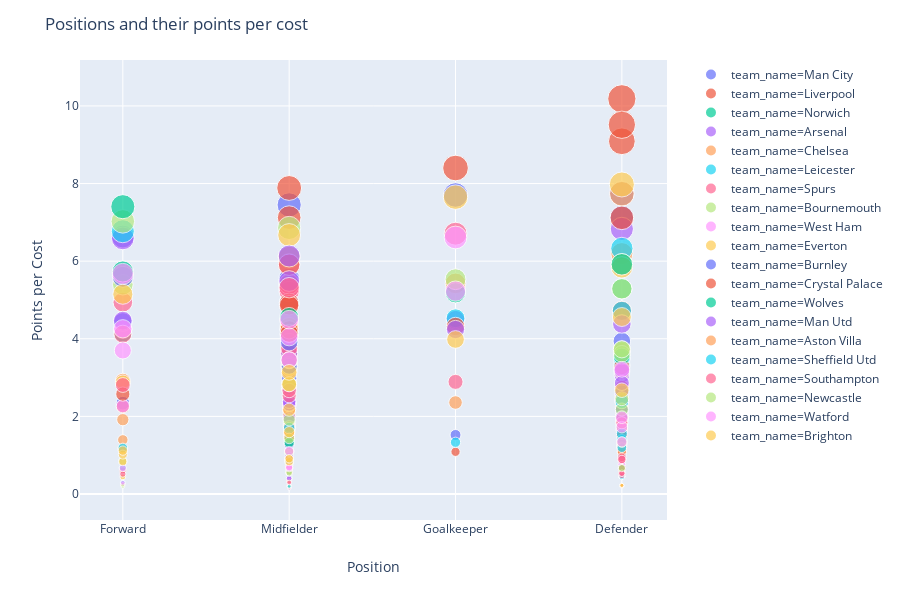

Notebook code cell kept with this figure:
### Code cell
# which type of players are better based on effective points per cost
fig = px.scatter(players, y='pc', x='position', color='team_name', hover_data=['full_name'], size = 'pc', labels={'points':'Points', 'position':'Position', 'pc':'Points per Cost'})
fig.update_layout(title='Positions and their points per cost')
fig.show()

### Figure 1 — Plotly figure (JSON) as saved in the notebook; plotly's stock layout.template omitted (floating-point values rounded to 4 significant figures)
{"data": [{"customdata": [["sergio agüero"], ["raheem sterling"], ["kevin de bruyne"], ["david silva"], ["ederson santana de moraes"], ["kyle walker"], ["riyad mahrez"], ["aymeric laporte"], ["bernardo mota veiga de carvalho e silva"], ["oleksandr zinchenko"], ["john stones"], ["gabriel fernando de jesus"], ["nicolás otamendi"], ["ilkay gündogan"], ["rodrigo hernandez"], ["fernando luiz rosa"], ["phil foden"], ["joão pedro cavaco cancelo"]], "hoverlabel": {"namelength": 0}, "hovertemplate": "team_name=Man City<br>Position=%{x}<br>Points per Cost=%{marker.size}<br>full_name=%{customdata[0]}", "legendgroup": "team_name=Man City", "marker": {"color": "#636efa", "size": [6.634, 7.45, 2.984, 6.132, 7.705, 7.131, 4.091, 7.744, 5.552, 2.014, 3.941, 2.341, 3.307, 4.93, 0.3636, 2.28, 0.876, 0], "sizemode": "area", "sizeref": 0.02546, "symbol": "circle"}, "mode": "markers", "name": "team_name=Man City", "showlegend": true, "type": "scatter", "x": ["Forward", "Midfielder", "Midfielder", "Midfielder", "Goalkeeper", "Defender", "Midfielder", "Defender", "Midfielder", "Defender", "Defender", "Forward", "Defender", "Midfielder", "Midfielder", "Midfielder", "Midfielder", "Defender"], "xaxis": "x", "y": [6.634, 7.45, 2.984, 6.132, 7.705, 7.131, 4.091, 7.744, 5.552, 2.014, 3.941, 2.341, 3.307, 4.93, 0.3636, 2.28, 0.876, 0], "yaxis": "y"}, {"customdata": [["mohamed salah"], ["sadio mané"], ["roberto firmino"], ["trent alexander-arnold"], ["virgil van dijk"], ["andrew robertson"], ["joel matip"], ["alisson ramses becker"], ["divock origi"], ["james milner"], ["adrián san miguel del castillo"], ["georginio wijnaldum"], ["fabio henrique tavares"], ["xherdan shaqiri"], ["jordan henderson"], ["joseph gomez"], ["adam lallana"], ["alex oxlade-chamberlain"]], "hoverlabel": {"namelength": 0}, "hovertemplate": "team_name=Liverpool<br>Position=%{x}<br>Points per Cost=%{marker.size}<br>full_name=%{customdata[0]}", "legendgroup": "team_name=Liverpool", "marker": {"color": "#EF553B", "size": [7.886, 7.122, 5.626, 9.089, 10.18, 9.514, 4.726, 8.4, 2.255, 4.877, 1.087, 3.627, 1.784, 4.114, 2.04, 2.44, 0.3935, 0], "sizemode": "area", "sizeref": 0.02546, "symbol": "circle"}, "mode": "markers", "name": "team_name=Liverpool", "showlegend": true, "type": "scatter", "x": ["Midfielder", "Midfielder", "Forward", "Defender", "Defender", "Defender", "Defender", "Goalkeeper", "Forward", "Midfielder", "Goalkeeper", "Midfielder", "Midfielder", "Midfielder", "Midfielder", "Defender", "Midfielder", "Midfielder"], "xaxis": "x", "y": [7.886, 7.122, 5.626, 9.089, 10.18, 9.514, 4.726, 8.4, 2.255, 4.877, 1.087, 3.627, 1.784, 4.114, 2.04, 2.44, 0.3935, 0], "yaxis": "y"}, {"customdata": [["teemu pukki"], ["todd cantwell"], ["emiliano buendía"], ["tom trybull"], ["jamal lewis"], ["marco stiepermann"], ["tim krul"], ["moritz leitner"], ["christoph zimmermann"], ["dennis srbeny"], ["mario vrancic"], ["onel hernández"], ["kenny mclean"], ["alexander tettey"], ["josip drmic"], ["sam byram"], ["ibrahim amadou"], ["ben godfrey"], ["grant hanley"], ["maximillian aarons"]], "hoverlabel": {"namelength": 0}, "hovertemplate": "team_name=Norwich<br>Position=%{x}<br>Points per Cost=%{marker.size}<br>full_name=%{customdata[0]}", "legendgroup": "team_name=Norwich", "marker": {"color": "#00cc96", "size": [4.143, 2.708, 0.8333, 0.2222, 0, 0, 0, 0, 0, 0, 0, 0, 0, 0, 0, 0, 0, 0, 0, 0], "sizemode": "area", "sizeref": 0.02546, "symbol": "circle"}, "mode": "markers", "name": "team_name=Norwich", "showlegend": true, "type": "scatter", "x": ["Forward", "Midfielder", "Midfielder", "Midfielder", "Defender", "Midfielder", "Goalkeeper", "Midfielder", "Defender", "Forward", "Midfielder", "Midfielder", "Midfielder", "Midfielder", "Forward", "Defender", "Midfielder", "Defender", "Defender", "Defender"], "xaxis": "x", "y": [4.143, 2.708, 0.8333, 0.2222, 0, 0, 0, 0, 0, 0, 0, 0, 0, 0, 0, 0, 0, 0, 0, 0], "yaxis": "y"}, {"customdata": [["pierre-emerick aubameyang"], ["alexandre lacazette"], ["daniel ceballos fernández"], ["bernd leno"], ["ainsley maitland-niles"], ["nacho monreal"], ["david luiz moreira marinho"], ["lucas torreira"], ["nicolas pépé"], ["sokratis papastathopoulos"], ["henrikh mkhitaryan"], ["calum chambers"], ["matteo guendouzi"], ["granit xhaka"], ["sead kolasinac"], ["joseph willock"], ["reiss nelson"], ["gabriel teodoro martinelli silva"]], "hoverlabel": {"namelength": 0}, "hovertemplate": "team_name=Arsenal<br>Position=%{x}<br>Points per Cost=%{marker.size}<br>full_name=%{customdata[0]}", "legendgroup": "team_name=Arsenal", "marker": {"color": "#ab63fa", "size": [6.586, 5.71, 1.579, 4.489, 1.647, 3.528, 6.832, 2.708, 0.3191, 1.634, 3.623, 0.5657, 0.1404, 2.752, 3.063, 0.2, 0, 0], "sizemode": "area", "sizeref": 0.02546, "symbol": "circle"}, "mode": "markers", "name": "team_name=Arsenal", "showlegend": true, "type": "scatter", "x": ["Forward", "Forward", "Midfielder", "Goalkeeper", "Defender", "Defender", "Defender", "Midfielder", "Midfielder", "Defender", "Midfielder", "Defender", "Midfielder", "Midfielder", "Defender", "Midfielder", "Midfielder", "Forward"], "xaxis": "x", "y": [6.586, 5.71, 1.579, 4.489, 1.647, 3.528, 6.832, 2.708, 0.3191, 1.634, 3.623, 0.5657, 0.1404, 2.752, 3.063, 0.2, 0, 0], "yaxis": "y"}, {"customdata": [["tammy abraham"], ["mason mount"], ["marcos alonso"], ["christian pulisic"], ["césar azpilicueta"], ["pedro rodríguez ledesma"], ["kepa arrizabalaga"], ["jorge luiz frello filho"], ["mateo kovacic"], ["willian borges da silva"], ["ross barkley"], ["n'golo kanté"], ["michy batshuayi"], ["olivier giroud"], ["kurt zouma"], ["andreas christensen"], ["fikayo tomori"], ["billy gilmour"], ["emerson palmieri dos santos"]], "hoverlabel": {"namelength": 0}, "hovertemplate": "team_name=Chelsea<br>Position=%{x}<br>Points per Cost=%{marker.size}<br>full_name=%{customdata[0]}", "legendgroup": "team_name=Chelsea", "marker": {"color": "#FFA15A", "size": [2.917, 2.188, 7.734, 0.8, 6.195, 4.227, 5.427, 2.205, 1.434, 3.331, 3.181, 4.253, 1.915, 1.395, 3.69, 0.2, 0, 0, 0], "sizemode": "area", "sizeref": 0.02546, "symbol": "circle"}, "mode": "markers", "name": "team_name=Chelsea", "showlegend": true, "type": "scatter", "x": ["Forward", "Midfielder", "Defender", "Midfielder", "Defender", "Midfielder", "Goalkeeper", "Midfielder", "Midfielder", "Midfielder", "Midfielder", "Midfielder", "Forward", "Forward", "Defender", "Defender", "Defender", "Midfielder", "Defender"], "xaxis": "x", "y": [2.917, 2.188, 7.734, 0.8, 6.195, 4.227, 5.427, 2.205, 1.434, 3.331, 3.181, 4.253, 1.915, 1.395, 3.69, 0.2, 0, 0, 0], "yaxis": "y"}, {"customdata": [["jamie vardy"], ["ricardo domingos barbosa pereira"], ["james maddison"], ["youri tielemans"], ["benjamin chilwell"], ["ayoze pérez"], ["kasper schmeichel"], ["jonny evans"], ["wilfred ndidi"], ["çaglar söyüncü"], ["harvey barnes"], ["wes morgan"], ["hamza choudhury"], ["demarai gray"], ["marc albrighton"], ["nampalys mendy"], ["christian fuchs"], ["dennis praet"]], "hoverlabel": {"namelength": 0}, "hovertemplate": "team_name=Leicester<br>Position=%{x}<br>Points per Cost=%{marker.size}<br>full_name=%{customdata[0]}", "legendgroup": "team_name=Leicester", "marker": {"color": "#19d3f3", "size": [6.771, 6.327, 4.93, 3.272, 4.717, 5.383, 4.529, 3.343, 2.357, 1.022, 1.632, 3.478, 0.453, 2.749, 1.731, 0.5382, 0, 0], "sizemode": "area", "sizeref": 0.02546, "symbol": "circle"}, "mode": "markers", "name": "team_name=Leicester", "showlegend": true, "type": "scatter", "x": ["Forward", "Defender", "Midfielder", "Midfielder", "Defender", "Midfielder", "Goalkeeper", "Defender", "Midfielder", "Defender", "Midfielder", "Defender", "Midfielder", "Midfielder", "Midfielder", "Midfielder", "Defender", "Midfielder"], "xaxis": "x", "y": [6.771, 6.327, 4.93, 3.272, 4.717, 5.383, 4.529, 3.343, 2.357, 1.022, 1.632, 3.478, 0.453, 2.749, 1.731, 0.5382, 0, 0], "yaxis": "y"}, {"customdata": [["harry kane"], ["christian eriksen"], ["lucas rodrigues moura da silva"], ["heung-min son"], ["tanguy ndombele"], ["erik lamela"], ["hugo lloris"], ["moussa sissoko"], ["bamidele alli"], ["toby alderweireld"], ["jan vertonghen"], ["ben davies"], ["danny rose"], ["davinson sánchez"], ["kyle walker-peters"], ["harry winks"], ["oliver skipp"], ["georges-kévin nkoudou"], ["giovani lo celso"]], "hoverlabel": {"namelength": 0}, "hovertemplate": "team_name=Spurs<br>Position=%{x}<br>Points per Cost=%{marker.size}<br>full_name=%{customdata[0]}", "legendgroup": "team_name=Spurs", "marker": {"color": "#FF6692", "size": [4.943, 5.271, 5.22, 5.408, 1.667, 3.761, 6.708, 2.182, 2.804, 3.145, 2.067, 1.668, 2.739, 2.242, 1.088, 0.5818, 0.1778, 0.15, 0], "sizemode": "area", "sizeref": 0.02546, "symbol": "circle"}, "mode": "markers", "name": "team_name=Spurs", "showlegend": true, "type": "scatter", "x": ["Forward", "Midfielder", "Midfielder", "Midfielder", "Midfielder", "Midfielder", "Goalkeeper", "Midfielder", "Midfielder", "Defender", "Defender", "Defender", "Defender", "Defender", "Defender", "Midfielder", "Midfielder", "Midfielder", "Midfielder"], "xaxis": "x", "y": [4.943, 5.271, 5.22, 5.408, 1.667, 3.761, 6.708, 2.182, 2.804, 3.145, 2.067, 1.668, 2.739, 2.242, 1.088, 0.5818, 0.1778, 0.15, 0], "yaxis": "y"}, {"customdata": [["callum wilson"], ["harry wilson"], ["ryan fraser"], ["joshua king"], ["chris mepham"], ["nathan aké"], ["steve cook"], ["charlie daniels"], ["jefferson lerma"], ["adam smith"], ["philip billing"], ["jordon ibe"], ["andrew surman"], ["dominic solanke"], ["aaron ramsdale"], ["diego rico"]], "hoverlabel": {"namelength": 0}, "hovertemplate": "team_name=Bournemouth<br>Position=%{x}<br>Points per Cost=%{marker.size}<br>full_name=%{customdata[0]}", "legendgroup": "team_name=Bournemouth", "marker": {"color": "#B6E880", "size": [7.025, 1.833, 6.856, 5.393, 1.243, 3.727, 1.814, 0.6087, 1.303, 1.728, 0.8194, 0.7386, 0.1837, 0.1984, 0, 0], "sizemode": "area", "sizeref": 0.02546, "symbol": "circle"}, "mode": "markers", "name": "team_name=Bournemouth", "showlegend": true, "type": "scatter", "x": ["Forward", "Midfielder", "Midfielder", "Forward", "Defender", "Defender", "Defender", "Defender", "Midfielder", "Defender", "Midfielder", "Midfielder", "Midfielder", "Forward", "Goalkeeper", "Defender"], "xaxis": "x", "y": [7.025, 1.833, 6.856, 5.393, 1.243, 3.727, 1.814, 0.6087, 1.303, 1.728, 0.8194, 0.7386, 0.1837, 0.1984, 0, 0], "yaxis": "y"}, {"customdata": [["sébastien haller"], ["felipe anderson pereira gomes"], ["lukasz fabianski"], ["mark noble"], ["manuel lanzini"], ["javier hernández balcázar"], ["michail antonio"], ["arthur masuaku"], ["andriy yarmolenko"], ["issa diop"], ["angelo ogbonna"], ["ryan fredericks"], ["declan rice"], ["robert snodgrass"], ["jack wilshere"], ["carlos sánchez"], ["pablo fornals"]], "hoverlabel": {"namelength": 0}, "hovertemplate": "team_name=West Ham<br>Position=%{x}<br>Points per Cost=%{marker.size}<br>full_name=%{customdata[0]}", "legendgroup": "team_name=West Ham", "marker": {"color": "#FF97FF", "size": [2.267, 5.92, 6.61, 4.888, 1.758, 4.241, 4.487, 1.902, 1.525, 2.574, 0.7654, 1.187, 2.282, 2.361, 0.4082, 0, 0], "sizemode": "area", "sizeref": 0.02546, "symbol": "circle"}, "mode": "markers", "name": "team_name=West Ham", "showlegend": true, "type": "scatter", "x": ["Forward", "Midfielder", "Goalkeeper", "Midfielder", "Midfielder", "Forward", "Midfielder", "Defender", "Midfielder", "Defender", "Defender", "Defender", "Midfielder", "Midfielder", "Midfielder", "Midfielder", "Midfielder"], "xaxis": "x", "y": [2.267, 5.92, 6.61, 4.888, 1.758, 4.241, 4.487, 1.902, 1.525, 2.574, 0.7654, 1.187, 2.282, 2.361, 0.4082, 0, 0], "yaxis": "y"}, {"customdata": [["lucas digne"], ["richarlison de andrade"], ["gylfi sigurdsson"], ["jordan pickford"], ["michael keane"], ["seamus coleman"], ["bernard anício caldeira duarte"], ["yerry mina"], ["alex iwobi"], ["moise kean"], ["theo walcott"], ["dominic calvert-lewin"], ["jean-philippe gbamin"], ["andré filipe tavares gomes"], ["morgan schneiderlin"], ["tom davies"], ["mason holgate"]], "hoverlabel": {"namelength": 0}, "hovertemplate": "team_name=Everton<br>Position=%{x}<br>Points per Cost=%{marker.size}<br>full_name=%{customdata[0]}", "legendgroup": "team_name=Everton", "marker": {"color": "#FECB52", "size": [7.976, 6.102, 6.673, 7.649, 5.914, 5.84, 2.83, 1.991, 4.313, 0.4412, 3.238, 2.873, 0.2041, 1.105, 0.3333, 0, 0], "sizemode": "area", "sizeref": 0.02546, "symbol": "circle"}, "mode": "markers", "name": "team_name=Everton", "showlegend": true, "type": "scatter", "x": ["Defender", "Midfielder", "Midfielder", "Goalkeeper", "Defender", "Defender", "Midfielder", "Defender", "Midfielder", "Forward", "Midfielder", "Forward", "Midfielder", "Midfielder", "Midfielder", "Midfielder", "Defender"], "xaxis": "x", "y": [7.976, 6.102, 6.673, 7.649, 5.914, 5.84, 2.83, 1.991, 4.313, 0.4412, 3.238, 2.873, 0.2041, 1.105, 0.3333, 0, 0], "yaxis": "y"}, {"customdata": [["ashley barnes"], ["erik pieters"], ["johann berg gudmundsson"], ["dwight mcneil"], ["nick pope"], ["ashley westwood"], ["chris wood"], ["james tarkowski"], ["jack cork"], ["ben mee"], ["jeff hendrick"], ["matthew lowton"], ["aaron lennon"], ["jay rodriguez"]], "hoverlabel": {"namelength": 0}, "hovertemplate": "team_name=Burnley<br>Position=%{x}<br>Points per Cost=%{marker.size}<br>full_name=%{customdata[0]}", "legendgroup": "team_name=Burnley", "marker": {"color": "#636efa", "size": [5.597, 2.174, 4.128, 3.293, 1.522, 3.913, 4.433, 2.623, 1.28, 0.6721, 1.706, 0, 0.8571, 0], "sizemode": "area", "sizeref": 0.02546, "symbol": "circle"}, "mode": "markers", "name": "team_name=Burnley", "showlegend": true, "type": "scatter", "x": ["Forward", "Defender", "Midfielder", "Midfielder", "Goalkeeper", "Midfielder", "Forward", "Defender", "Midfielder", "Defender", "Midfielder", "Defender", "Midfielder", "Forward"], "xaxis": "x", "y": [5.597, 2.174, 4.128, 3.293, 1.522, 3.913, 4.433, 2.623, 1.28, 0.6721, 1.706, 0, 0.8571, 0], "yaxis": "y"}, {"customdata": [["patrick van aanholt"], ["jordan ayew"], ["vicente guaita"], ["jeffrey schlupp"], ["joel ward"], ["luka milivojevic"], ["andros townsend"], ["martin kelly"], ["wilfried zaha"], ["james mcarthur"], ["scott dann"], ["gary cahill"], ["cheikhou kouyaté"], ["mamadou sakho"], ["max meyer"], ["christian benteke"], ["connor wickham"], ["james mccarthy"]], "hoverlabel": {"namelength": 0}, "hovertemplate": "team_name=Crystal Palace<br>Position=%{x}<br>Points per Cost=%{marker.size}<br>full_name=%{customdata[0]}", "legendgroup": "team_name=Crystal Palace", "marker": {"color": "#EF553B", "size": [7.116, 2.575, 4.317, 4.231, 1.515, 5.907, 4.923, 1.298, 4.863, 4.14, 1.074, 0.6667, 1.543, 3.279, 1.473, 0.6102, 0.25, 0], "sizemode": "area", "sizeref": 0.02546, "symbol": "circle"}, "mode": "markers", "name": "team_name=Crystal Palace", "showlegend": true, "type": "scatter", "x": ["Defender", "Forward", "Goalkeeper", "Midfielder", "Defender", "Midfielder", "Midfielder", "Defender", "Midfielder", "Midfielder", "Defender", "Defender", "Midfielder", "Defender", "Midfielder", "Forward", "Forward", "Midfielder"], "xaxis": "x", "y": [7.116, 2.575, 4.317, 4.231, 1.515, 5.907, 4.923, 1.298, 4.863, 4.14, 1.074, 0.6667, 1.543, 3.279, 1.473, 0.6102, 0.25, 0], "yaxis": "y"}, {"customdata": [["raúl jiménez"], ["rui pedro dos santos patrício"], ["willy boly"], ["matt doherty"], ["joão filipe iria santos moutinho"], ["rúben diogo da silva neves"], ["diogo jota"], ["jonathan castro otto"], ["romain saïss"], ["conor coady"], ["ryan bennett"], ["leander dendoncker"], ["morgan gibbs-white"], ["adama traoré"], ["patrick cutrone"], ["pedro lomba neto"]], "hoverlabel": {"namelength": 0}, "hovertemplate": "team_name=Wolves<br>Position=%{x}<br>Points per Cost=%{marker.size}<br>full_name=%{customdata[0]}", "legendgroup": "team_name=Wolves", "marker": {"color": "#00cc96", "size": [7.403, 5.184, 5.29, 5.919, 4.563, 3.438, 5.734, 3.545, 2.37, 1.957, 1.989, 1.324, 0.5896, 0.9062, 0, 0], "sizemode": "area", "sizeref": 0.02546, "symbol": "circle"}, "mode": "markers", "name": "team_name=Wolves", "showlegend": true, "type": "scatter", "x": ["Forward", "Goalkeeper", "Defender", "Defender", "Midfielder", "Midfielder", "Forward", "Defender", "Defender", "Defender", "Defender", "Midfielder", "Midfielder", "Midfielder", "Forward", "Midfielder"], "xaxis": "x", "y": [7.403, 5.184, 5.29, 5.919, 4.563, 3.438, 5.734, 3.545, 2.37, 1.957, 1.989, 1.324, 0.5896, 0.9062, 0, 0], "yaxis": "y"}, {"customdata": [["daniel james"], ["anthony martial"], ["marcus rashford"], ["paul pogba"], ["david de gea"], ["aaron wan-bissaka"], ["scott mctominay"], ["luke shaw"], ["harry maguire"], ["victor lindelöf"], ["andreas pereira"], ["jesse lingard"], ["juan mata"], ["ashley young"], ["nemanja matic"], ["mason greenwood"]], "hoverlabel": {"namelength": 0}, "hovertemplate": "team_name=Man Utd<br>Position=%{x}<br>Points per Cost=%{marker.size}<br>full_name=%{customdata[0]}", "legendgroup": "team_name=Man Utd", "marker": {"color": "#ab63fa", "size": [2.295, 5.487, 4.467, 6.131, 4.239, 4.38, 1.96, 3.174, 2.86, 2.413, 0.9667, 2.314, 2.38, 1.291, 0.4023, 0], "sizemode": "area", "sizeref": 0.02546, "symbol": "circle"}, "mode": "markers", "name": "team_name=Man Utd", "showlegend": true, "type": "scatter", "x": ["Midfielder", "Midfielder", "Forward", "Midfielder", "Goalkeeper", "Defender", "Midfielder", "Defender", "Defender", "Defender", "Midfielder", "Midfielder", "Midfielder", "Defender", "Midfielder", "Forward"], "xaxis": "x", "y": [2.295, 5.487, 4.467, 6.131, 4.239, 4.38, 1.96, 3.174, 2.86, 2.413, 0.9667, 2.314, 2.38, 1.291, 0.4023, 0], "yaxis": "y"}, {"customdata": [["john mcginn"], ["douglas luiz soares de paulo"], ["wesley moraes"], ["tyrone mings"], ["bjorn engels"], ["anwar el ghazi"], ["jack grealish"], ["tom heaton"], ["josé ignacio peleteiro romallo"], ["frédéric guilbert"], ["ahmed el mohamady"], ["neil taylor"], ["jonathan kodjia"], ["conor hourihane"], ["keinan davis"], ["henri lansbury"], ["mahmoud ahmed ibrahim hassan"]], "hoverlabel": {"namelength": 0}, "hovertemplate": "team_name=Aston Villa<br>Position=%{x}<br>Points per Cost=%{marker.size}<br>full_name=%{customdata[0]}", "legendgroup": "team_name=Aston Villa", "marker": {"color": "#FFA15A", "size": [1.607, 1.739, 1.167, 1.222, 1.111, 0.9091, 0.6667, 2.357, 0.678, 0.4545, 0.2222, 0.2222, 0, 0, 0, 0, 0], "sizemode": "area", "sizeref": 0.02546, "symbol": "circle"}, "mode": "markers", "name": "team_name=Aston Villa", "showlegend": true, "type": "scatter", "x": ["Midfielder", "Midfielder", "Forward", "Defender", "Defender", "Midfielder", "Midfielder", "Goalkeeper", "Midfielder", "Defender", "Defender", "Defender", "Forward", "Midfielder", "Midfielder", "Midfielder", "Midfielder"], "xaxis": "x", "y": [1.607, 1.739, 1.167, 1.222, 1.111, 0.9091, 0.6667, 2.357, 0.678, 0.4545, 0.2222, 0.2222, 0, 0, 0, 0, 0], "yaxis": "y"}, {"customdata": [["john lundstram"], ["callum robinson"], ["enda stevens"], ["george baldock"], ["dean henderson"], ["billy sharp"], ["oliver mcburnie"], ["jack o'connell"], ["john egan"], ["chris basham"], ["oliver norwood"], ["phil jagielka"], ["lys mousset"], ["luke freeman"], ["david mcgoldrick"], ["ravel morrison"], ["ben osborn"], ["john fleck"]], "hoverlabel": {"namelength": 0}, "hovertemplate": "team_name=Sheffield Utd<br>Position=%{x}<br>Points per Cost=%{marker.size}<br>full_name=%{customdata[0]}", "legendgroup": "team_name=Sheffield Utd", "marker": {"color": "#19d3f3", "size": [2.381, 1.698, 1.4, 1.556, 1.333, 1.186, 0.678, 0.4444, 0.4444, 0.4444, 0.2, 1.193, 0.2934, 0, 0, 0, 0, 0], "sizemode": "area", "sizeref": 0.02546, "symbol": "circle"}, "mode": "markers", "name": "team_name=Sheffield Utd", "showlegend": true, "type": "scatter", "x": ["Defender", "Midfielder", "Defender", "Defender", "Goalkeeper", "Forward", "Forward", "Defender", "Defender", "Defender", "Midfielder", "Defender", "Forward", "Midfielder", "Forward", "Midfielder", "Midfielder", "Midfielder"], "xaxis": "x", "y": [2.381, 1.698, 1.4, 1.556, 1.333, 1.186, 0.678, 0.4444, 0.4444, 0.4444, 0.2, 1.193, 0.2934, 0, 0, 0, 0, 0], "yaxis": "y"}, {"customdata": [["nathan redmond"], ["jannik vestergaard"], ["danny ings"], ["angus gunn"], ["kevin danso"], ["james ward-prowse"], ["sofiane boufal"], ["moussa djenepo"], ["jan bednarek"], ["pierre-emile højbjerg"], ["cédric soares"], ["shane long"], ["stuart armstrong"], ["oriol romeu vidal"], ["jack stephens"], ["yan valery"], ["ryan bertrand"], ["maya yoshida"], ["michael obafemi"], ["che adams"]], "hoverlabel": {"namelength": 0}, "hovertemplate": "team_name=Southampton<br>Position=%{x}<br>Points per Cost=%{marker.size}<br>full_name=%{customdata[0]}", "legendgroup": "team_name=Southampton", "marker": {"color": "#FF6692", "size": [5.316, 1.948, 4.119, 2.889, 0.8889, 3.452, 0.5455, 0.5556, 0.4762, 2.531, 1.837, 2.809, 2.668, 0.2952, 0.5364, 0.9458, 0.5338, 0.8911, 0.5143, 0], "sizemode": "area", "sizeref": 0.02546, "symbol": "circle"}, "mode": "markers", "name": "team_name=Southampton", "showlegend": true, "type": "scatter", "x": ["Midfielder", "Defender", "Forward", "Goalkeeper", "Defender", "Midfielder", "Midfielder", "Midfielder", "Defender", "Midfielder", "Defender", "Forward", "Midfielder", "Midfielder", "Defender", "Defender", "Defender", "Defender", "Forward", "Forward"], "xaxis": "x", "y": [5.316, 1.948, 4.119, 2.889, 0.8889, 3.452, 0.5455, 0.5556, 0.4762, 2.531, 1.837, 2.809, 2.668, 0.2952, 0.5364, 0.9458, 0.5338, 0.8911, 0.5143, 0], "yaxis": "y"}, {"customdata": [["fabian schär"], ["martin dubravka"], ["joelinton cássio apolinário de lira"], ["matt ritchie"], ["jamaal lascelles"], ["isaac hayden"], ["jonjo shelvey"], ["emil krafth"], ["christian atsu"], ["paul dummett"], ["sean longstaff"], ["javier manquillo"], ["sung-yueng ki"], ["federico fernández"], ["miguel almirón"], ["yoshinori muto"], ["jetro willems"], ["allan saint-maximin"]], "hoverlabel": {"namelength": 0}, "hovertemplate": "team_name=Newcastle<br>Position=%{x}<br>Points per Cost=%{marker.size}<br>full_name=%{customdata[0]}", "legendgroup": "team_name=Newcastle", "marker": {"color": "#B6E880", "size": [5.286, 5.535, 0.8475, 3.611, 3.728, 2.835, 1.911, 0.6667, 1.432, 2.178, 1.085, 2.455, 0.58, 1.337, 0.5448, 0.2361, 0, 0], "sizemode": "area", "sizeref": 0.02546, "symbol": "circle"}, "mode": "markers", "name": "team_name=Newcastle", "showlegend": true, "type": "scatter", "x": ["Defender", "Goalkeeper", "Forward", "Defender", "Defender", "Midfielder", "Midfielder", "Defender", "Midfielder", "Defender", "Midfielder", "Defender", "Midfielder", "Defender", "Midfielder", "Forward", "Defender", "Midfielder"], "xaxis": "x", "y": [5.286, 5.535, 0.8475, 3.611, 3.728, 2.835, 1.911, 0.6667, 1.432, 2.178, 1.085, 2.455, 0.58, 1.337, 0.5448, 0.2361, 0, 0], "yaxis": "y"}, {"customdata": [["will hughes"], ["andre gray"], ["ben foster"], ["gerard deulofeu"], ["troy deeney"], ["roberto pereyra"], ["abdoulaye doucouré"], ["daryl janmaat"], ["josé holebas"], ["etienne capoue"], ["tom cleverley"], ["craig cathcart"], ["francisco femenía far"], ["domingos quina"], ["danny welbeck"], ["isaac success ajayi"], ["christian kabasele"], ["nathaniel chalobah"], ["ismaïla sarr"], ["craig dawson"]], "hoverlabel": {"namelength": 0}, "hovertemplate": "team_name=Watford<br>Position=%{x}<br>Points per Cost=%{marker.size}<br>full_name=%{customdata[0]}", "legendgroup": "team_name=Watford", "marker": {"color": "#FF97FF", "size": [3.455, 3.698, 5.228, 5.672, 4.258, 4.49, 4.047, 1.722, 3.212, 1.105, 0.6633, 1.977, 1.343, 0.6914, 0.6667, 0.287, 0, 0, 0, 0], "sizemode": "area", "sizeref": 0.02546, "symbol": "circle"}, "mode": "markers", "name": "team_name=Watford", "showlegend": true, "type": "scatter", "x": ["Midfielder", "Forward", "Goalkeeper", "Forward", "Forward", "Midfielder", "Midfielder", "Defender", "Defender", "Midfielder", "Midfielder", "Defender", "Defender", "Midfielder", "Forward", "Forward", "Defender", "Midfielder", "Midfielder", "Defender"], "xaxis": "x", "y": [3.455, 3.698, 5.228, 5.672, 4.258, 4.49, 4.047, 1.722, 3.212, 1.105, 0.6633, 1.977, 1.343, 0.6914, 0.6667, 0.287, 0, 0, 0, 0], "yaxis": "y"}, {"customdata": [["shane duffy"], ["mathew ryan"], ["pascal groß"], ["leandro trossard"], ["lewis dunk"], ["glenn murray"], ["neal maupay"], ["solomon march"], ["davy pröpper"], ["dale stephens"], ["dan burn"], ["florin andone"], ["aaron mooy"], ["jürgen locadia"], ["martín montoya"], ["aaron connolly"], ["bernardo fernandes da silva junior"]], "hoverlabel": {"namelength": 0}, "hovertemplate": "team_name=Brighton<br>Position=%{x}<br>Points per Cost=%{marker.size}<br>full_name=%{customdata[0]}", "legendgroup": "team_name=Brighton", "marker": {"color": "#FECB52", "size": [4.561, 3.982, 2.825, 0.8333, 2.674, 5.148, 0.8333, 3.134, 1.594, 0.9085, 0.2222, 1.016, 2.17, 1.118, 0, 0, 0], "sizemode": "area", "sizeref": 0.02546, "symbol": "circle"}, "mode": "markers", "name": "team_name=Brighton", "showlegend": true, "type": "scatter", "x": ["Defender", "Goalkeeper", "Midfielder", "Midfielder", "Defender", "Forward", "Forward", "Midfielder", "Midfielder", "Midfielder", "Defender", "Forward", "Midfielder", "Forward", "Defender", "Forward", "Defender"], "xaxis": "x", "y": [4.561, 3.982, 2.825, 0.8333, 2.674, 5.148, 0.8333, 3.134, 1.594, 0.9085, 0.2222, 1.016, 2.17, 1.118, 0, 0, 0], "yaxis": "y"}], "layout": {"height": 600, "legend": {"itemsizing": "constant", "tracegroupgap": 0}, "margin": {"t": 60}, "title": {"text": "Positions and their points per cost"}, "xaxis": {"anchor": "y", "domain": [0, 0.98], "title": {"text": "Position"}}, "yaxis": {"anchor": "x", "domain": [0, 1], "title": {"text": "Points per Cost"}}}}
